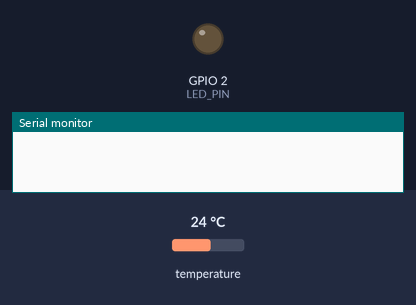
The sketch below on a simulated ESP32. On the bench: output pins drawn as LEDs (lit = HIGH), the last lines printed to the serial monitor. The inputs (shaded band) are chosen by the test bench; at power-on: temperature 24 °C. WiFi joins after 1.5 s; servers stay silent unless stated; uploads are accepted with an empty reply.

Above: at 0.1 s.
At 1.6 s:
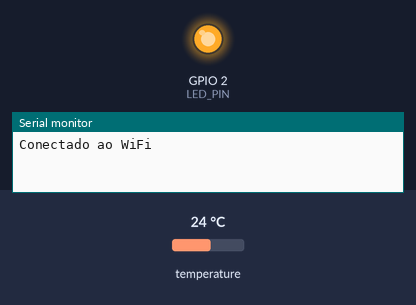
Timing chart, 0 to 3.1 s (numbered marks = the images above):
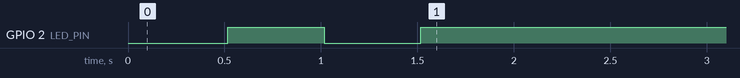

The sketch:

teste2.0.ino
```cpp
#include <WiFi.h>
#include <OneWire.h>
#include <DallasTemperature.h>
#include <HTTPClient.h>

// Dados do WiFi
const char* ssid = "Be2G";
const char* password = "cenhahu3hu3";

// Configurações do Sensor
const int oneWireBus = 4;
OneWire oneWire(oneWireBus);
DallasTemperature sensors(&oneWire);

// Configurações do LED
const int LED_PIN = 2;

void setup() {
  pinMode(LED_PIN, OUTPUT);
  Serial.begin(115200);
  sensors.begin();
  WiFi.begin(ssid, password);

  while (WiFi.status() != WL_CONNECTED) {
    delay(500);
    digitalWrite(LED_PIN, !digitalRead(LED_PIN)); // Piscar LED durante a tentativa de conexão
  }
  digitalWrite(LED_PIN, HIGH); // Manter LED ligado quando conectado

  Serial.println("Conectado ao WiFi");
}

void loop() {
  sensors.requestTemperatures();
  float temperature = sensors.getTempCByIndex(0);

  Serial.print("Temperatura: ");
  Serial.println(temperature);

  if (WiFi.status() == WL_CONNECTED) {
    HTTPClient http;
    http.begin("http://localhost/api.php"); // Endereço da sua API PHP local
    http.addHeader("Content-Type", "application/json");

    String jsonData = "{\"data_litura\":\"2023-04-17 12:34:56\", \"valor\":" + String(temperature) + "}";
    int httpResponseCode = http.POST(jsonData);

    if (httpResponseCode > 0) {
      String response = http.getString();
      Serial.println("Dados enviados com sucesso: " + response);
    } else {
      Serial.print("Erro no envio de dados: ");
      Serial.println(httpResponseCode);
    }

    http.end();
  }

  delay(10000); // Aguardar 10 segundos para a próxima leitura
}
```
